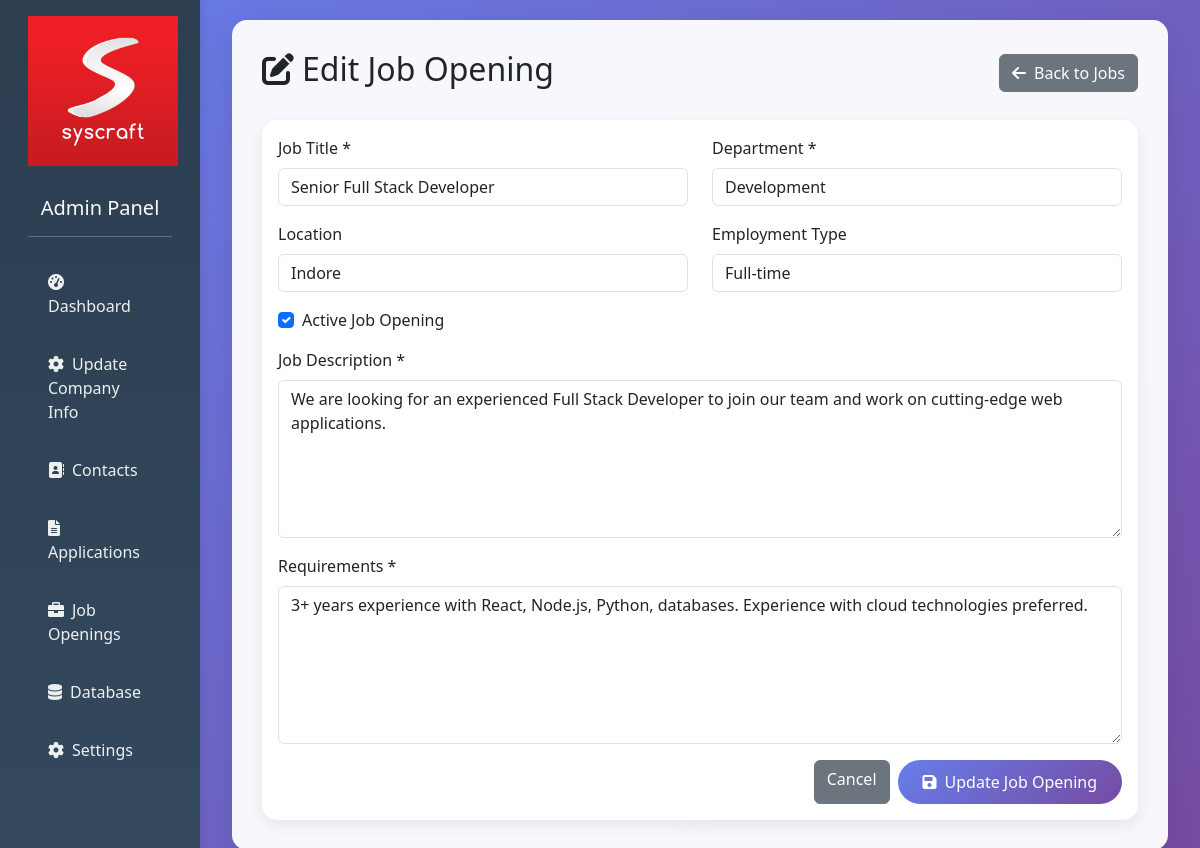
/admin/jobs/1/edit, run on the app's committed database.
### tables this page shows
CREATE TABLE job_openings (
            id INTEGER PRIMARY KEY AUTOINCREMENT,
            title TEXT NOT NULL,
            department TEXT,
            description TEXT,
            requirements TEXT,
            location TEXT DEFAULT 'Indore',
            employment_type TEXT DEFAULT 'Full-time',
            posted_date TIMESTAMP DEFAULT CURRENT_TIMESTAMP,
            is_active BOOLEAN DEFAULT 1
        );

### templates/main.py (the view, shortened to what this page needs)
@app.route("/admin/jobs/<int:job_id>/edit", methods=["GET", "POST"])
def edit_job(job_id):
    conn = sqlite3.connect("tools/hr_applications.db")
    cursor = conn.cursor()
    cursor.execute("SELECT * FROM job_openings WHERE id = ?", (job_id,))
    job = cursor.fetchone()
    conn.close()
    if job:
        job_dict = {
            "id": job[0], "title": job[1], "department": job[2],
            "description": job[3], "requirements": job[4], "location": job[5],
            "employment_type": job[6], "posted_date": job[7], "is_active": job[8]
        }
        return render_template("admin_job_edit.html", job=job_dict)
    else:
        flash("Job not found!", "error")
        return redirect(url_for("jobs_list"))

### templates/admin_job_edit.html (shortened to what this page needs)
{% extends "base.html" %}
{% block content %}
<div class="d-flex justify-content-between align-items-center mb-4">
    <h2><i class="fas fa-edit me-2"></i>Edit Job Opening</h2>
    <a href="/admin/jobs" class="btn btn-secondary">
        <i class="fas fa-arrow-left me-2"></i>Back to Jobs
    </a>
</div>
{% if job %}
<div class="card">
    <div class="card-body">
        <form method="POST">
            <div class="row">
                <div class="col-md-6">
                    <div class="mb-3">
                        <label for="title" class="form-label">Job Title *</label>
                        <input type="text" class="form-control" id="title" name="title" value="{{ job.title }}" required>
                    </div>
                </div>
                <div class="col-md-6">
                    <div class="mb-3">
                        <label for="department" class="form-label">Department *</label>
                        <select class="form-control" id="department" name="department" required>
                            <option value="Development" {{ 'selected' if job.department == 'Development' else '' }}>Development</option>
                        </select>
                    </div>
                </div>
            </div>
            <div class="row">
                <div class="col-md-6">
                    <div class="mb-3">
                        <label for="location" class="form-label">Location</label>
                        <input type="text" class="form-control" id="location" name="location" value="{{ job.location }}">
                    </div>
                </div>
                <div class="col-md-6">
                    <div class="mb-3">
                        <label for="employment_type" class="form-label">Employment Type</label>
                        <select class="form-control" id="employment_type" name="employment_type">
                            <option value="Full-time" {{ 'selected' if job.employment_type == 'Full-time' else '' }}>Full-time</option>
                        </select>
                    </div>
                </div>
            </div>
            <div class="mb-3">
                <div class="form-check">
                    <input class="form-check-input" type="checkbox" id="is_active" name="is_active" {{ 'checked' if job.is_active else '' }}>
                    <label class="form-check-label" for="is_active">
                        Active Job Opening
                    </label>
                </div>
            </div>
            <div class="mb-3">
                <label for="description" class="form-label">Job Description *</label>
                <textarea class="form-control" id="description" name="description" rows="6" required>{{ job.description }}</textarea>
            </div>
            <div class="mb-3">
                <label for="requirements" class="form-label">Requirements *</label>
                <textarea class="form-control" id="requirements" name="requirements" rows="6" required>{{ job.requirements }}</textarea>
            </div>
            <div class="d-flex justify-content-end">
                <a href="/admin/jobs" class="btn btn-secondary me-2">Cancel</a>
                <button type="submit" class="btn btn-primary">
                    <i class="fas fa-save me-2"></i>Update Job Opening
                </button>
            </div>
        </form>
    </div>
</div>
{% else %}
<div class="alert alert-danger">
    Job opening not found!
</div>
{% endif %}
{% endblock %}

### templates/base.html (style rules this page uses)
body { background: linear-gradient(135deg, #667eea 0%, #764ba2 100%); min-height: 100vh; font-family: 'Segoe UI', Tahoma, Geneva, Verdana, sans-serif; }
.card { border: none; border-radius: 15px; box-shadow: 0 5px 15px rgba(0,0,0,0.08); transition: transform 0.3s ease; }
.btn-primary { background: linear-gradient(135deg, #667eea 0%, #764ba2 100%); border: none; border-radius: 25px; padding: 10px 25px; }

### data on the page
job_openings: title "Senior Full Stack Developer", location "Indore", description "We are looking for an experienced Full Stack Developer to join our team and work on cutting-edge web applications.", requirements "3+ years experience with React, Node.js, Python, databases. Experience with cloud technologies preferred."
